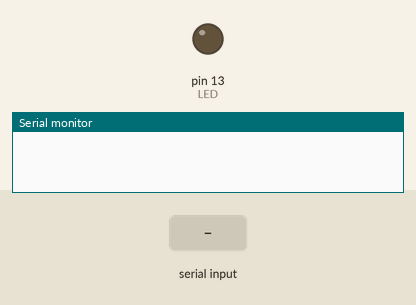
Simulated run of this sketch. Board: Arduino Uno, built with avr-gcc and run on an emulated ATmega328P. On the bench: output pins drawn as LEDs (lit = HIGH), the last lines printed to the serial monitor. The test bench sets the inputs (shaded band).

Above: at 1.2 s.
1.3 s: "30,150\n" received over Serial
At 2.0 s:
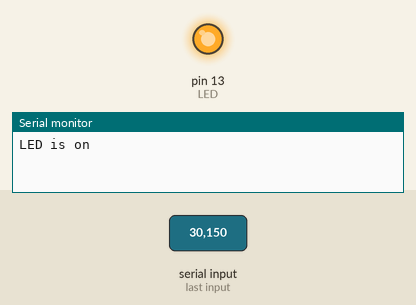
2.8 s: "2\n" received over Serial
At 3.1 s:
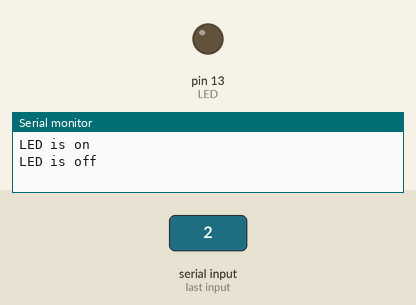
4.3 s: "1\n" received over Serial
At 5.4 s:
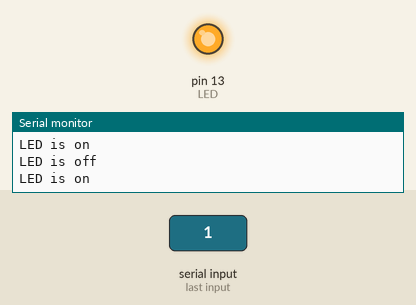
5.8 s: "200\n" received over Serial
At 6.5 s:
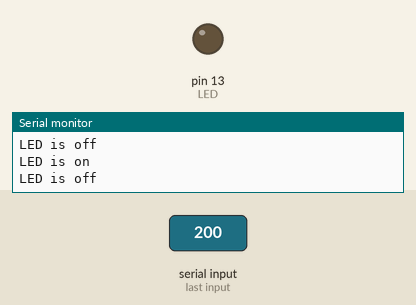
Timing chart, 0 to 8.3 s (numbered marks = the images above; inputs shaded):
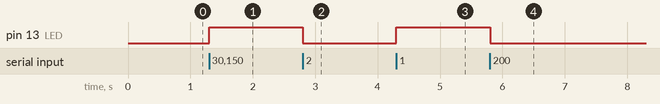

The sketch:

arduinoSerialReading.ino
```cpp
/*
 * By Swornim Shrestha
 * 22/06/2016 Wed
 * 9:15 PM Nepal
 */
 int LED= 13;

void setup() {
Serial.begin(9600); //Serial Communication

pinMode(LED, OUTPUT );//Declaring pin mode of LED

}
void loop() {
while (Serial.available() == 0); //wait until Serial port is open

//read from the serial connection; the - '0' is to cast the values as the int and not the ASCII code
int val = Serial.read() - '0';

//checking value of Serial read
if(val == 1 ){
Serial.println("LED is on");
digitalWrite( LED, HIGH ); // LED TURNED ON
}
if(val== 2 ){
Serial.println("LED is off");
digitalWrite( LED, LOW ); // LOW VOLTAGE - TURNED OFF
}

}
```

Measured:
- after the input at 1.3 s, pin 13 (LED): LOW → HIGH at once
- after the input at 2.8 s, pin 13 (LED): HIGH → LOW at once
- after the input at 4.3 s, pin 13 (LED): LOW → HIGH at once
- after the input at 5.8 s, pin 13 (LED): HIGH → LOW at once
